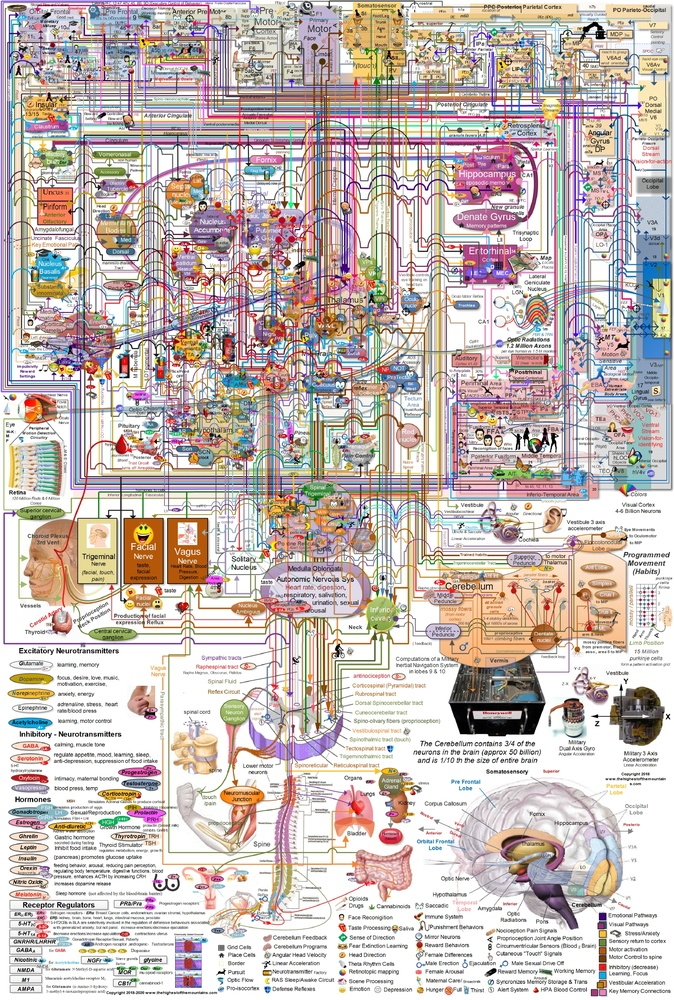
#> input picture teh zrenie/никишев/pz1/iamges/1h.jpg, 674 x 1000 px, shrunk from 1516 x 2250 before the run; its folder holds only this picture in this run
$ python 'ew;oljrewf.py'
#> lines starting #> are read from the running program, lines starting #| are printed output that depends on the picture
import os, scipy, cv2, numpy as np
for i in os.listdir():
    if not i.endswith('.py'):
        image = cv2.imread(i)
#> image is the input picture: shape (1000, 674, 3); mean B, G, R 184.3, 188.4, 200
        image = scipy.ndimage.uniform_filter(image, size=(2, 2, 1)) * (1 - (np.random.random(size = image.shape)/10))
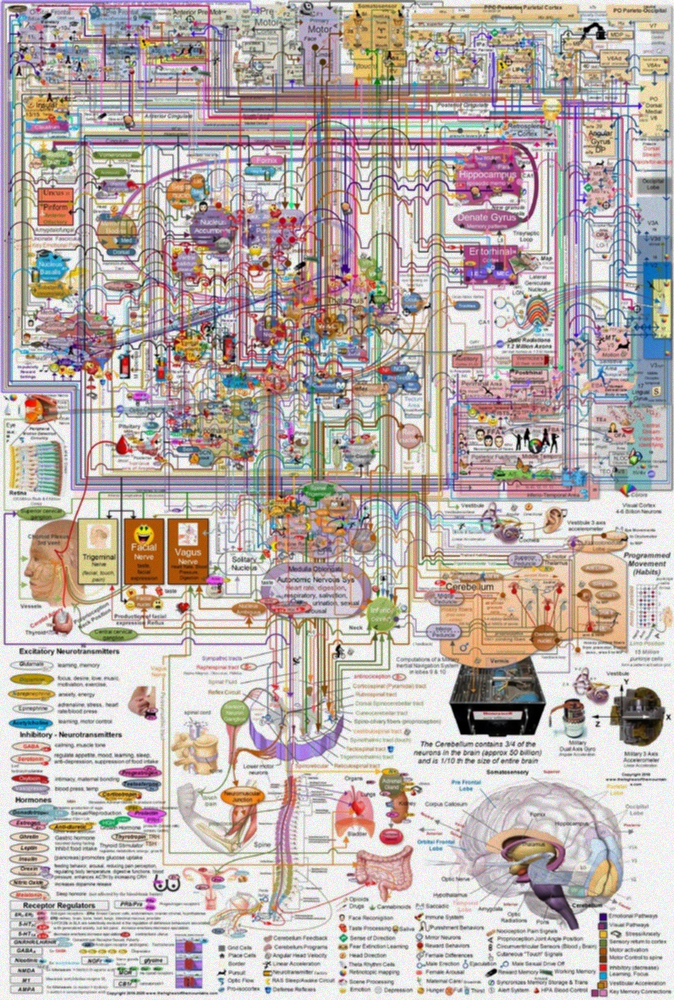
#> image: shape (1000, 674, 3) float64; mean B, G, R 174.6, 178.5, 189.5
        cv2.imwrite(i+'_.jpeg', image, [int(cv2.IMWRITE_JPEG_QUALITY), 10])
